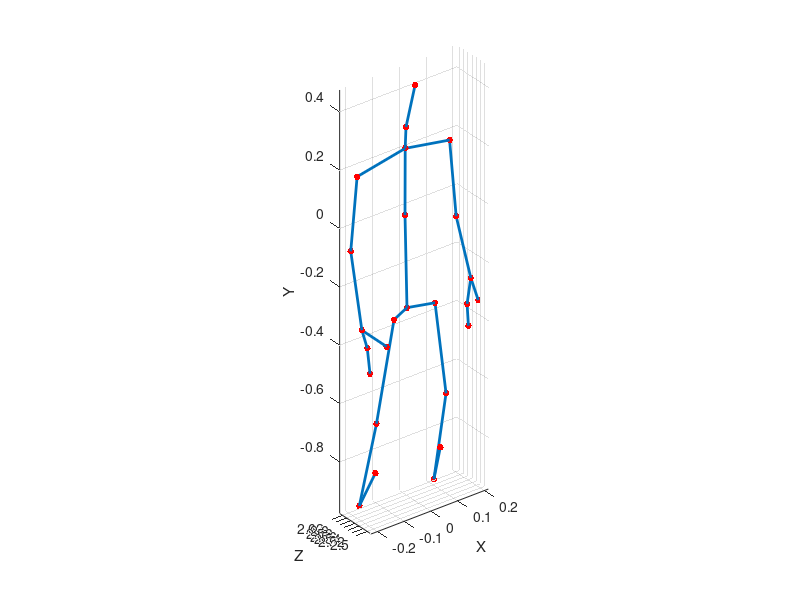

Recreate this plot in MATLAB.
load('a01_s01_e01_skeleton.mat');

total_joint = 25; %#ok<NASGU>
J = [1,  1,  1,  2,  3,  3,  5  ,5   ,6  ,7  ,7   ,8   ,9  ,9  ,10  ,11  ,11  ,12  ,13  ,14  ,15  ,17  ,18  ,19;
    2,  13, 17, 21, 4,  21, 6  ,21  ,7  ,8  ,23  ,22  ,21 ,10 ,11  ,12  ,25  ,24  ,14  ,15  ,16  ,18  ,19  ,20];

[num_frame,~] = size(skeleton);

for i = 1:num_frame
    joint = skeleton(i,:);
    ee = reshape(joint,4,25)';
    h = plot3(ee(:,1), ee(:,3), ee(:,2), 'r.', 'MarkerSize', 15);
    
    xlabel('X');ylabel('Z');zlabel('Y');
    
    set(gca,'DataAspectRatio',[1 1 1])
    
    for j = 1:size(J,2)
        point1 = ee(J(1,j),1:3);
        point2 = ee(J(2,j),1:3);
        line([point1(1),point2(1)], [point1(3),point2(3)], [point1(2),point2(2)], 'LineWidth',2);
    end
    
    axis([-1 1 2 3 -1 1]);
    
    grid on;
    axis tight;
    set(gcf,'nextplot','replacechildren','Position', [10, 10, 400, 1000]); % original [100 100 200 500]
    pause(1/20);
end